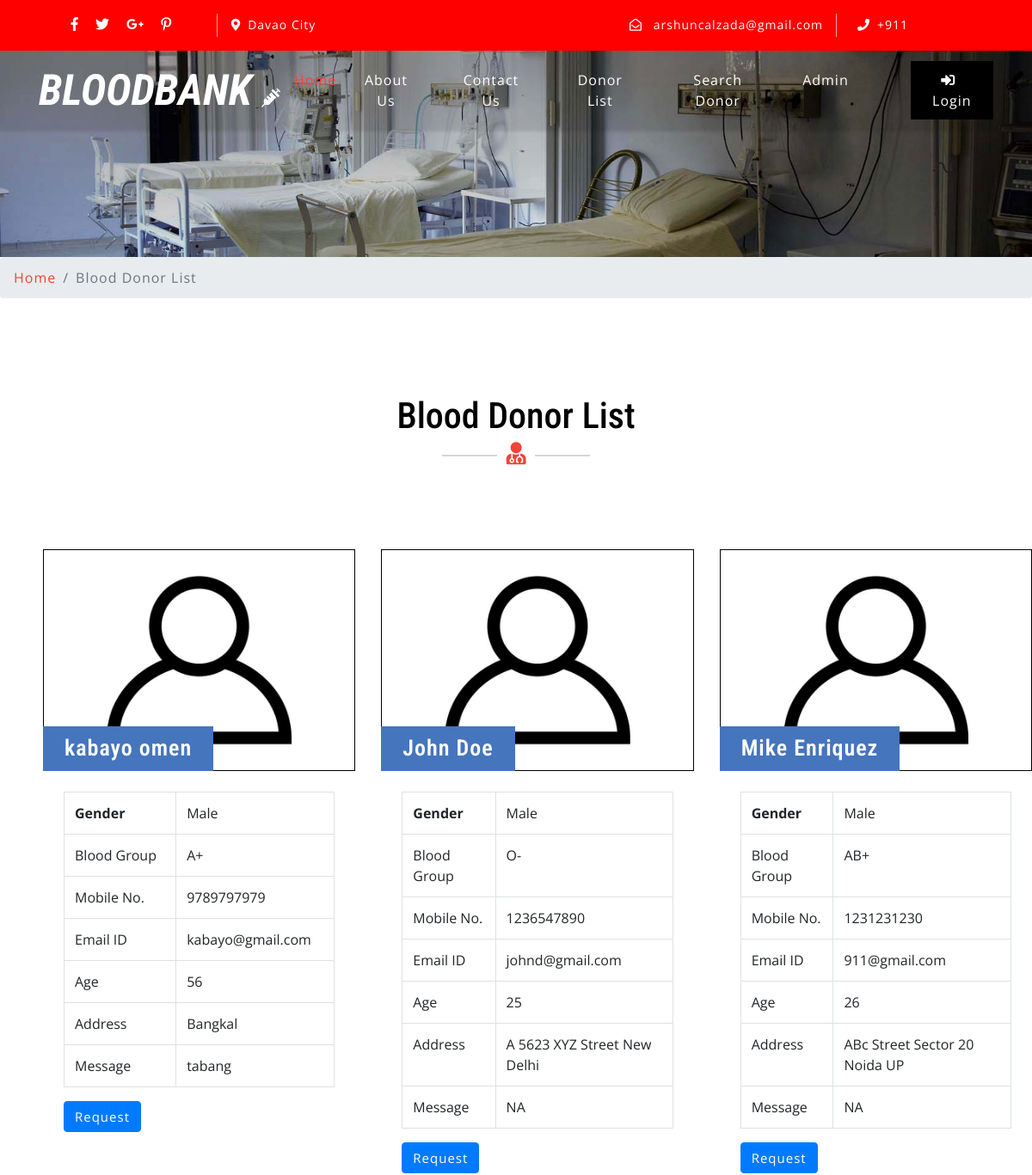
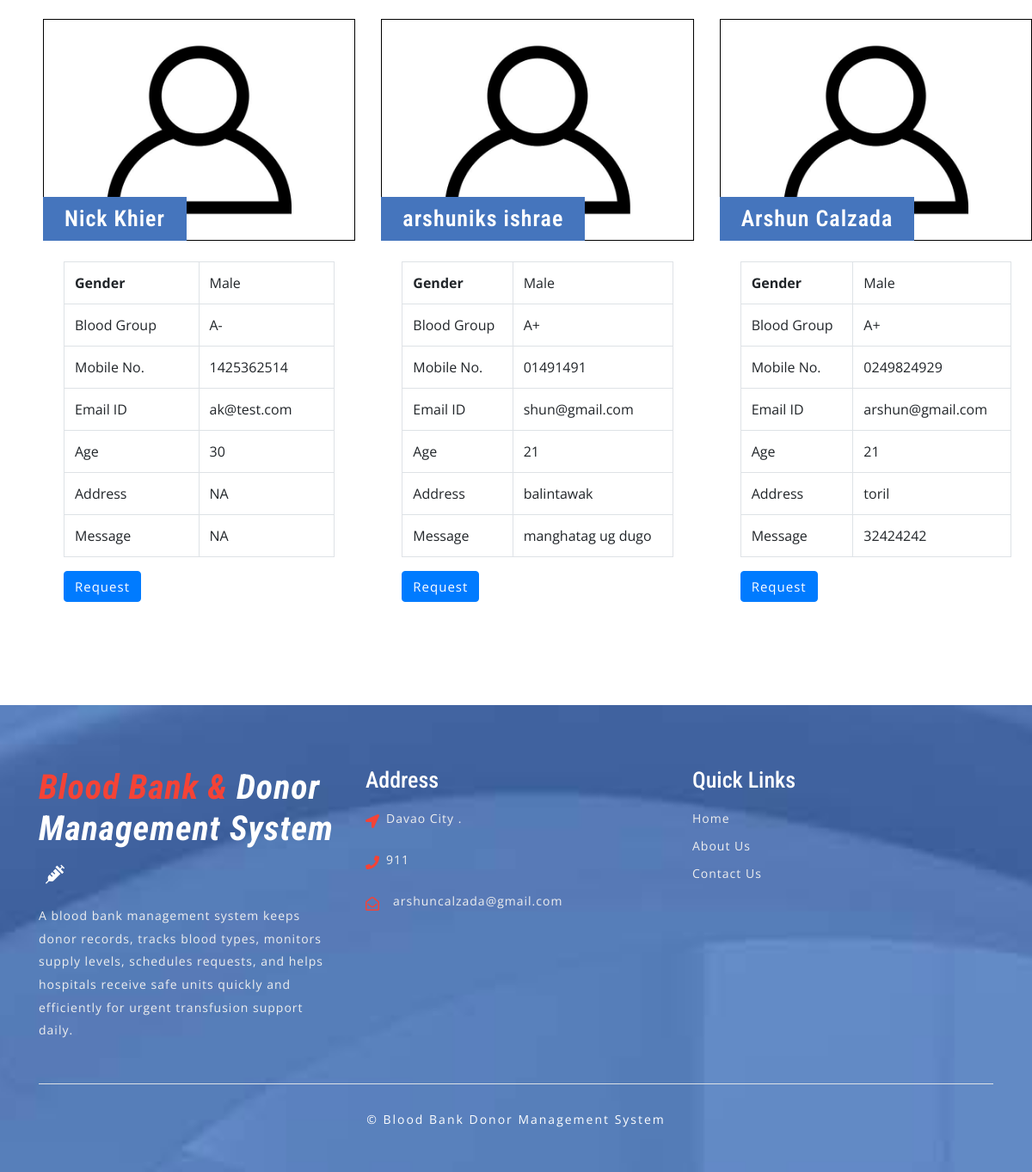
Page /donor-list.php on the committed database (2 pictures, top to bottom).
### tables this page shows
CREATE TABLE `tblcontactusinfo` (
  `id` int(11) NOT NULL,
  `Address` tinytext DEFAULT NULL,
  `EmailId` varchar(255) DEFAULT NULL,
  `ContactNo` char(11) DEFAULT NULL
);

CREATE TABLE `tblblooddonars` (
  `id` int(11) NOT NULL,
  `FullName` varchar(100) DEFAULT NULL,
  `MobileNumber` char(11) DEFAULT NULL,
  `EmailId` varchar(100) DEFAULT NULL,
  `Gender` varchar(20) DEFAULT NULL,
  `Age` int(11) DEFAULT NULL,
  `BloodGroup` varchar(20) DEFAULT NULL,
  `Address` varchar(255) DEFAULT NULL,
  `Message` mediumtext DEFAULT NULL,
  `PostingDate` timestamp NOT NULL DEFAULT current_timestamp(),
  `status` int(1) DEFAULT NULL,
  `Password` varchar(250) DEFAULT NULL
);

### donor-list.php (the view, shortened to what this page needs)
<?php
include('includes/config.php');
?>
<!DOCTYPE html>
<html lang="zxx">
<head>
	<link rel="stylesheet" href="css/bootstrap.css">
	<link rel="stylesheet" href="css/style.css" type="text/css" media="all" />
	<link rel="stylesheet" href="css/fontawesome-all.css">
</head>
<body>
	<?php include('includes/header.php');?>
	<div class="inner-banner-w3ls">
	</div>
	<div class="breadcrumb-agile">
		<div aria-label="breadcrumb">
			<ol class="breadcrumb">
				<li class="breadcrumb-item">
					<a href="index.php">Home</a>
				</li>
				<li class="breadcrumb-item active" aria-current="page">Blood Donor List</li>
			</ol>
		</div>
	</div>
	<div class="agileits-contact py-5">
		<div class="py-xl-5 py-lg-3">
			<div class="w3ls-titles text-center mb-5">
				<h3 class="title">Blood Donor List</h3>
				<span>
					<i class="fas fa-user-md"></i>
				</span>
			</div>
			<div class="d-flex">
				<div class="row package-grids mt-5" style="padding-left: 50px;">
				<?php
$status=1;
$sql = "SELECT * from tblblooddonars where status=:status";
$query = $dbh -> prepare($sql);
$query->bindParam(':status',$status,PDO::PARAM_STR);
$query->execute();
$results=$query->fetchAll(PDO::FETCH_OBJ);
if($query->rowCount() > 0)
{
foreach($results as $result)
{ ?>
				<div class="col-md-4 pricing">
					<div class="price-top">
							<img src="images/blood-donor.jpg" alt="Blood Donot" style="border:1px #000 solid" class="img-fluid" />
						<h3><?php echo htmlentities($result->FullName);?>
						</h3>
					</div>
					<div class="price-bottom p-4">
<table class="table table-bordered">
    <tbody>
      <tr>
        <th>Gender</th>
        <td><?php echo htmlentities($result->Gender);?></td>
      </tr>
      <tr>
        <td>Blood Group</td>
        <td><?php echo htmlentities($result->BloodGroup);?></td>
      </tr>
      <tr>
        <td>Mobile No.</td>
        <td><?php echo htmlentities($result->MobileNumber);?></td>
      </tr>
         <tr>
        <td>Email ID</td>
        <td><?php echo htmlentities($result->EmailId);?></td>
      </tr>
               <tr>
        <td>Age</td>
        <td><?php echo htmlentities($result->Age);?></td>
      </tr>
        <tr>
        <td>Address</td>
        <td><?php echo htmlentities($result->Address);?></td>
      </tr>
<tr>
        <td>Message</td>
        <td><?php echo htmlentities($result->Message);?></td>
      </tr>
    </tbody>
</table>
<a class="btn btn-primary" style="color:#fff"  href="contact-blood.php?cid=<?php echo $result->id;?>">Request</a>
					</div>
				</div><br>
			<?php }} ?>
			</div>
			</div>
		</div>
	</div>
	<?php include('includes/footer.php');?>
</body>
</html>

### includes/header.php (shortened to what this page needs)
    <header>
        <div class="top-bar py-3">
            <div class="container">
                <div class="row">
                    <div class="col-lg-7 top-social-agile">
                        <div class="row">
                            <ul class="col-lg-4 col-6 top-right-info text-center">
                                <li>
                                    <a href="#">
                                        <i class="fab fa-facebook-f"></i>
                                    </a>
                                </li>
                                <li class="mx-3">
                                    <a href="#">
                                        <i class="fab fa-twitter"></i>
                                    </a>
                                </li>
                                <li>
                                    <a href="#">
                                        <i class="fab fa-google-plus-g"></i>
                                    </a>
                                </li>
                                <li class="ml-3">
                                    <a href="#">
                                        <i class="fab fa-pinterest-p"></i>
                                    </a>
                                </li>
                            </ul><?php
$sql = "SELECT * from tblcontactusinfo";
$query = $dbh -> prepare($sql);
$query->execute();
$results=$query->fetchAll(PDO::FETCH_OBJ);
if($query->rowCount() > 0)
{
foreach($results as $result)
{ ?>
                            <div class="col-6 header-top_w3layouts pl-3 text-lg-left text-center">
                                <p class="text-white">
                                    <i class="fas fa-map-marker-alt mr-2"></i><?php  echo $result->Address; ?></p>
                            </div>
                        </div>
                    </div>
                    <div class="col-lg-5 top-social-agile text-lg-right text-center">
                        <div class="row">
                            <div class="col-lg-7 col-6 top-w3layouts">
                                <p class="text-white">
                                    <i class="far fa-envelope-open mr-2"></i>
                                    <a href="mailto:info@example.com" class="text-white"><?php  echo $result->EmailId; ?></a>
                                </p>
                            </div>
                            <div class="col-lg-5 col-6 header-w3layouts pl-4 text-lg-left">
                                <p class="text-white">
                                    <i class="fas fa-phone mr-2"></i>+<?php  echo $result->ContactNo; ?></p>
                            </div>
                        </div><?php } } ?>
                    </div>
                </div>
            </div>
        </div>
    </header>
    <div id="home">
        <div class="main-top py-1">
            <nav class="navbar navbar-expand-lg navbar-light fixed-navi">
                <div class="container">
                    <h1>
                        <a class="navbar-brand font-weight-bold font-italic" href="index.php">
                            <span></span>BLOODBANK
                            <i class="fas fa-syringe"></i>
                        </a>
                    </h1>
                    <div class="collapse navbar-collapse text-center" id="navbarSupportedContent">
                        <ul class="navbar-nav ml-lg-auto">
                            <li class="nav-item active mt-lg-0 mt-3">
                                <a class="nav-link" href="index.php">Home
                                </a>
                            </li>
                            <li class="nav-item mx-lg-4 my-lg-0 my-3">
                                <a class="nav-link" href="about.php">About Us</a>
                            </li>
                            <li class="nav-item mx-lg-4 my-lg-0 my-3">
                                <a class="nav-link" href="contact.php">Contact Us</a>
                            </li>
                            <li class="nav-item mx-lg-4 my-lg-0 my-3">
                                <a class="nav-link" href="donor-list.php">Donor List</a>
                            </li>
                            <li class="nav-item mx-lg-4 my-lg-0 my-3">
                                <a class="nav-link" href="search-donor.php">Search Donor</a>
                            </li>
                            <?php if (strlen($_SESSION['bbdmsdid']==0)) {?>
                            <li class="nav-item mx-lg-4 my-lg-0 my-3">
                                <a class="nav-link" href="admin/index.php">Admin</a>
                            </li>
                        </ul>
                        <a href="login.php" class="login-button ml-lg-5 mt-lg-0 mt-4 mb-lg-0 mb-3" >
                            <i class="fas fa-sign-in-alt mr-2"></i>Login</a><?php } ?>
                    </div>
                </div>
            </nav>
        </div>
    </div>

### includes/footer.php (shortened to what this page needs)
<footer>
    <div class="w3ls-footer-grids pt-sm-4 pt-3">
      <div class="container py-xl-5 py-lg-3">
        <div class="row">
          <div class="col-md-4 w3l-footer">
            <h2 class="mb-sm-3 mb-2">
              <a href="index.php" class="text-white font-italic font-weight-bold">
                <span>Blood Bank & </span>Donor Management System
                <i class="fas fa-syringe ml-2"></i>
              </a>
            </h2>
            <p>A blood bank management system keeps donor records, tracks blood types, monitors supply levels, schedules requests, and helps hospitals receive safe units quickly and efficiently for urgent transfusion support daily.</p>
          </div>
          <div class="col-md-4 w3l-footer my-md-0 my-4">
            <h3 class="mb-sm-3 mb-2 text-white">Address</h3>
            <ul class="list-unstyled">
              <?php
$sql = "SELECT * from tblcontactusinfo";
$query = $dbh -> prepare($sql);
$query->execute();
$results=$query->fetchAll(PDO::FETCH_OBJ);
if($query->rowCount() > 0)
{
foreach($results as $result)
{ ?>
              <li>
                <i class="fas fa-location-arrow float-left"></i>
                <p class="ml-4">
                  <span><?php  echo $result->Address; ?>. </p>
                <div class="clearfix"></div>
              </li>
              <li class="my-3">
                <i class="fas fa-phone float-left"></i>
                <p class="ml-4"><?php  echo $result->ContactNo; ?></p>
                <div class="clearfix"></div>
              </li>
              <li>
                <i class="far fa-envelope-open float-left"></i>
                <a href="mailto:info@example.com" class="ml-3"><?php  echo $result->EmailId; ?></a>
                <div class="clearfix"></div>
              </li>
            <?php } } ?></ul>
          </div>
          <div class="col-md-4 w3l-footer">
            <h3 class="mb-sm-3 mb-2 text-white">Quick Links</h3>
            <div class="nav-w3-l">
              <ul class="list-unstyled">
                <li>
                  <a href="index.php">Home</a>
                </li>
                <li class="mt-2">
                  <a href="about.php">About Us</a>
                </li>
                <li class="mt-2">
                  <a href="contact.php">Contact Us</a>
                </li>
              </ul>
            </div>
          </div>
        </div>
        <div class="border-top mt-5 pt-lg-4 pt-3 pb-lg-0 pb-3 text-center">
          <p class="copy-right-grids mt-lg-1">©  Blood Bank Donor Management System
          </p>
        </div>
      </div>
    </div>
  </footer>

### css/style.css (style rules this page uses)
body { padding: 0; margin: 0; background: #FFF; font-family: 'Open Sans', sans-serif; }
body a { transition: 0.5s all; -webkit-transition: 0.5s all; -moz-transition: 0.5s all; -o-transition: 0.5s all; -ms-transition: 0.5s all; text-decoration: none; }
h1, h2, h3, h4, h5, h6 { margin: 0; padding: 0; font-family: 'Roboto Condensed', sans-serif; }
p { margin: 0; padding: 0; font-family: 'Open Sans', sans-serif; font-size: 15px; letter-spacing: 1px; line-height: 1.9; color: #999; }
ul, ol { margin: 0; padding: 0; }
.top-bar { background: red; }
.top-right-info li i { color: #fff; transition: 0.5s all; -webkit-transition: 0.5s all; -moz-transition: 0.5s all; -o-transition: 0.5s all; -ms-transition: 0.5s all; }
.top-right-info li { display: inline-block; }
.header-top_w3layouts p, .header-w3layouts p, .top-w3layouts p { font-size: 14px; }
.header-top_w3layouts, .header-w3layouts { border-left: 1px solid rgba(255, 255, 255, 0.63); }
div#home { position: relative; }
.main-top { position: absolute; z-index: 999; width: 100%; background: rgba(0, 0, 0, 0.1); box-shadow: 0 2px 3px 0 rgba(0, 0, 0, 0.1); -webkit-transition: background-color .1s ease-in-out; -moz-transition: background-color .1s ease-in-out; -ms-transition: background-color .1s ease-in-out; -o-transition: background-color .1s ease-in-out; transition: background-color .1s ease-in-out; }
.navbar-light .navbar-nav .nav-link { padding: 0; color: #fff; background: transparent; font-size: 16px; letter-spacing: 1px; }
.navbar-light .navbar-nav .show>.nav-link, .navbar-light .navbar-nav .active>.nav-link, .navbar-light .navbar-nav .nav-link.show, .navbar-light .navbar-nav .nav-link.active, .navbar-light .navbar-nav .nav-link:hover, .navbar-light .navbar-nav .nav-link:focus { color: #f44336; }
nav.fixed-navi ul { list-style: none; margin: 0; padding: 0; }
nav.fixed-navi ul li { float: left; }
a.navbar-brand { color: #fff; font-size: 50px; padding: 0; }
.navbar-light .navbar-brand, .navbar-light .navbar-brand:hover, .navbar-light .navbar-brand:focus { color: #fff; }
.w3l-footer h2 a span { color: #f44336; }
a.navbar-brand i, .w3l-footer h2 a i { color: #fff; font-size: 22px; }
a.login-button { color: #fff; letter-spacing: 1px; font-size: 16px; padding: 10px 15px; background: #000; display: inline-block; }
h3.title { color: #000; font-size: 42px; }
.w3ls-titles span { position: relative; }
.w3ls-titles span:before { content: " "; background: #d6d6d6; width: 64px; height: 2px; position: absolute; top: 9px; left: -75px; }
.w3ls-titles span:after { content: " "; background: #d6d6d6; width: 64px; height: 2px; position: absolute; top: 9px; right: -75px; }
.w3ls-titles i { color: #f44336; font-size: 26px; margin-top: 5px; }
.pricing { -webkit-transition: all 0.5s; -moz-transition: all 0.5s; -o-transition: all 0.5s; -ms-transition: all 0.5s; transition: all 0.5s; }
.price-top { position: relative; }
.price-top h3 { font-size: 26px; color: #fff; position: absolute; background: #4575bd; padding: 10px 25px; bottom: 0; letter-spacing: 1px; text-align: center; font-weight: 600; }
.price-bottom { background: #fff; }
.price-bottom a { color: #999; letter-spacing: 1px; font-size: 15px; }
footer { background: url(../images/bg3.jpg) no-repeat center fixed; background-size: cover; -webkit-background-size: cover; -moz-background-size: cover; -o-background-size: cover; -moz-background-size: cover; }
.w3l-footer h2 a { font-size: 40px; letter-spacing: 1px; }
.w3l-footer h3 { font-size: 26px; }
.w3l-footer p, .w3l-footer p a, .w3l-footer ul li a { font-size: 14px; color: #efefef; letter-spacing: 1px; }
.w3l-footer ul li i { color: #f44336; line-height: 2; }
p.copy-right-grids { font-size: 14px; color: #fff; letter-spacing: 2px; }
.inner-banner-w3ls { background: url(../images/banner3.jpg) no-repeat center; background-size: cover; -webkit-background-size: cover; -moz-background-size: cover; -o-background-size: cover; -moz-background-size: cover; height: 20vw; }
.breadcrumb li a { color: #f44336; }
.breadcrumb li { letter-spacing: 1px; color: #000; }

### rows in the picture
tblcontactusinfo: Address "Davao City", EmailId "arshuncalzada@gmail.com", ContactNo "911"
tblblooddonars: FullName "kabayo omen", Gender "Male", BloodGroup "A+", MobileNumber "9789797979", EmailId "kabayo@gmail.com", Age "56", Address "Bangkal", Message "tabang"
tblblooddonars: FullName "John Doe", Gender "Male", BloodGroup "O-", MobileNumber "1236547890", EmailId "johnd@gmail.com", Age "25", Address "A 5623 XYZ Street New Delhi", Message "NA"
tblblooddonars: FullName "Mike Enriquez", Gender "Male", BloodGroup "AB+", MobileNumber "1231231230", EmailId "911@gmail.com", Age "26", Address "ABc Street Sector 20 Noida UP", Message "NA"
tblblooddonars: FullName "Nick Khier", Gender "Male", BloodGroup "A-", MobileNumber "1425362514", EmailId "ak@test.com", Age "30", Address "NA", Message "NA"
tblblooddonars: FullName "arshuniks ishrae", Gender "Male", BloodGroup "A+", MobileNumber "01491491", EmailId "shun@gmail.com", Age "21", Address "balintawak", Message "manghatag ug dugo"
tblblooddonars: FullName "Arshun Calzada", Gender "Male", BloodGroup "A+", MobileNumber "0249824929", EmailId "arshun@gmail.com", Age "21", Address "toril", Message "32424242"
